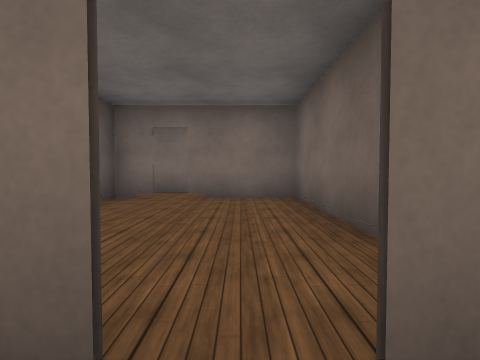
[1] (above)

22 first-person views from a walk through a 3-D level made in the Unity game engine. The camera is 1.2 m above the floor, tilts 2° down and sees 80° across. Doors are open. The floor is counted in squares, 2 m on a side. Each view is taken from the middle of a square. On the plan, view 1 faces up. The plan holds only what a view shows up to about 9 squares ahead; the rest is blank. The place goes on beyond the plan. Surface patterns are stand-ins for the level's own textures.

[2]
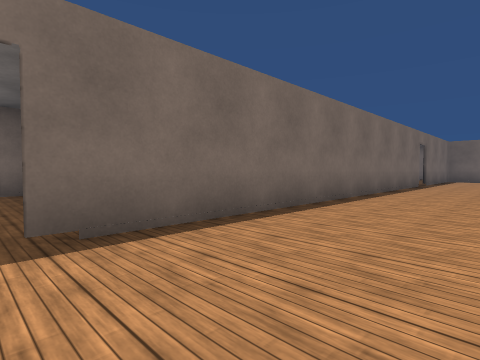

[3]
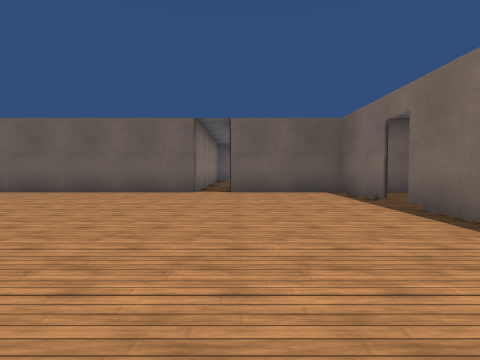

[4]
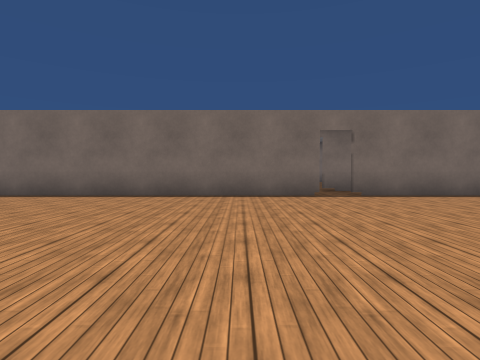

[5]
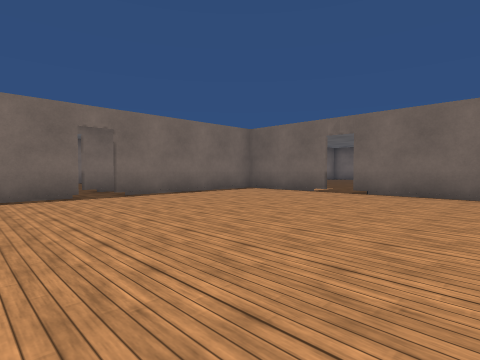

[6]
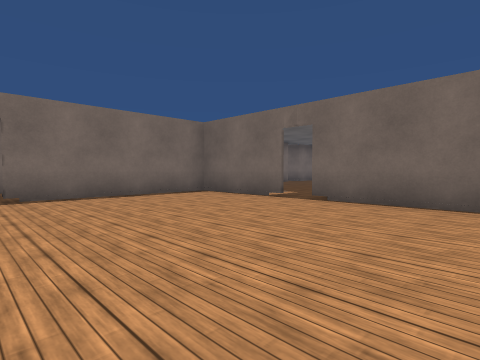

[7]
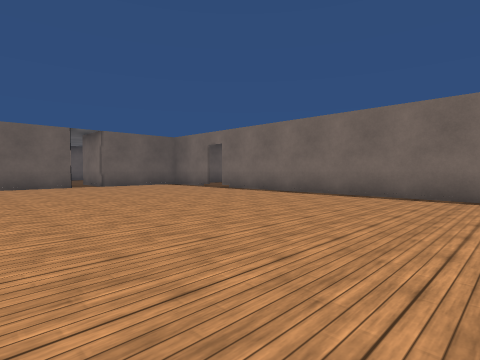

[8]
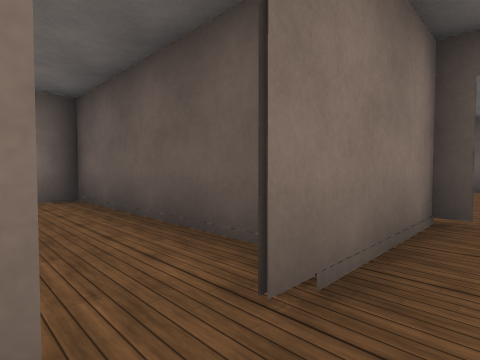

[9]
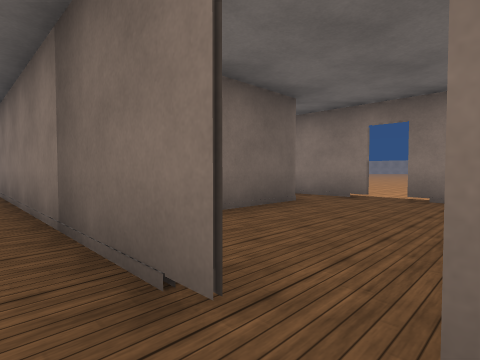

[10]
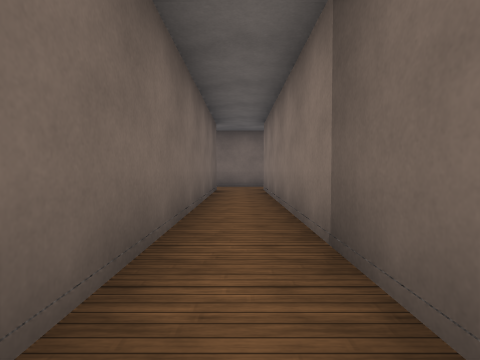

[11]
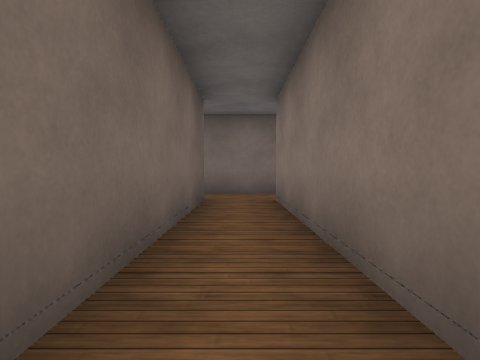

[12]
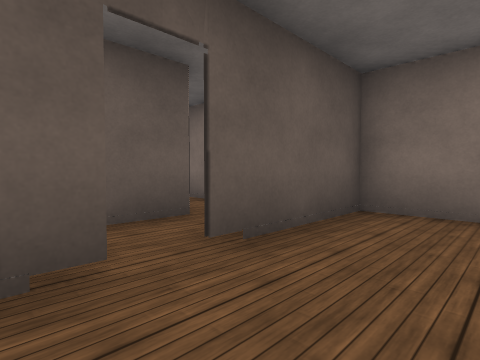

[13]
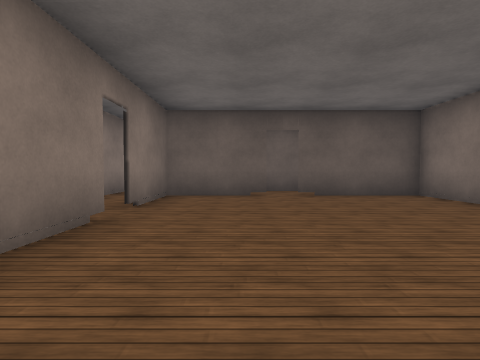

[14]
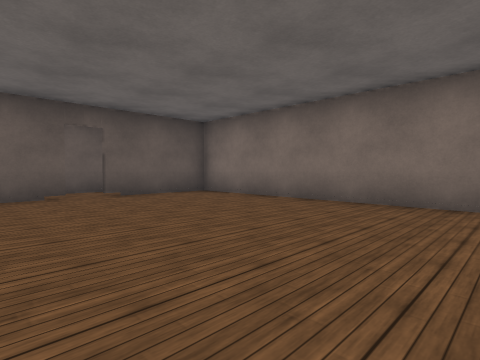

[15]
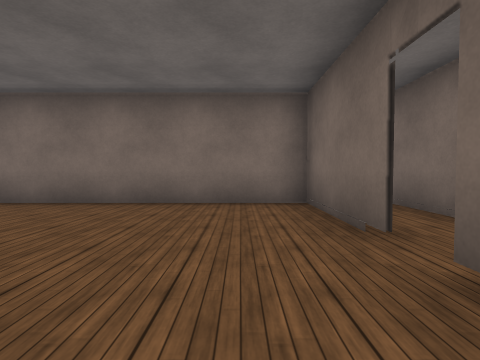

[16]
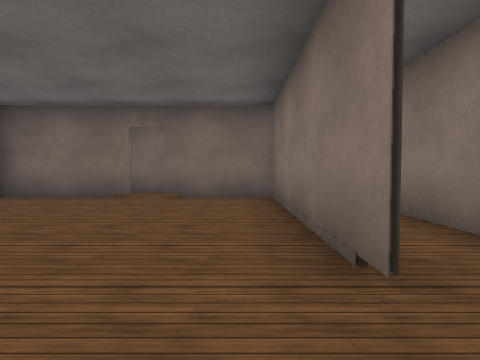

[17]
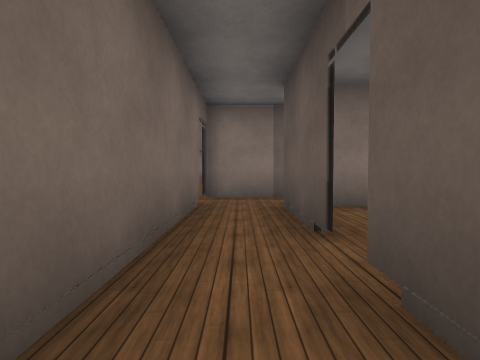

[18]
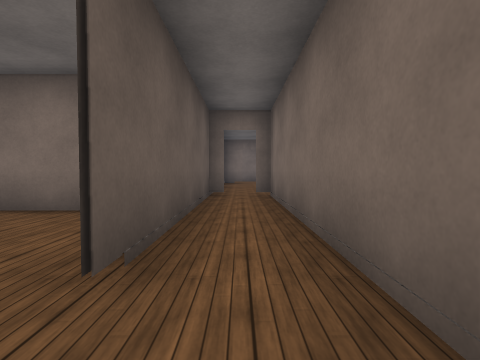

[19]
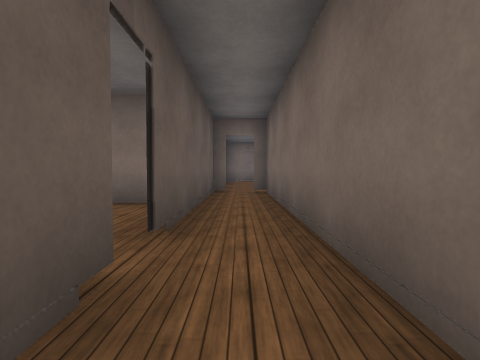

[20]
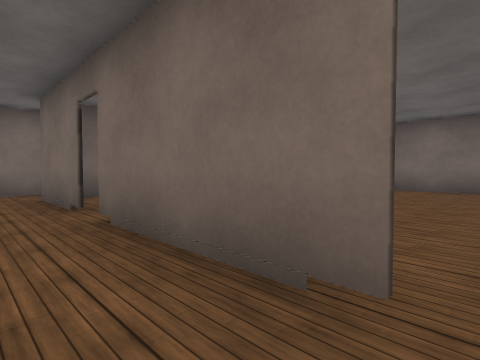

[21]
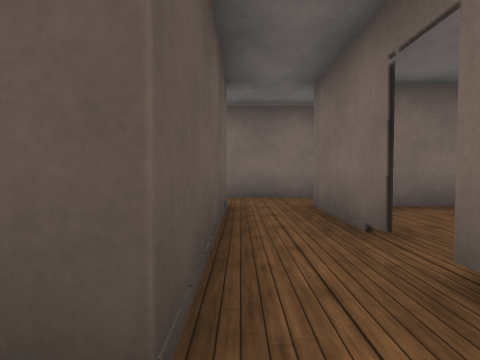

[22]
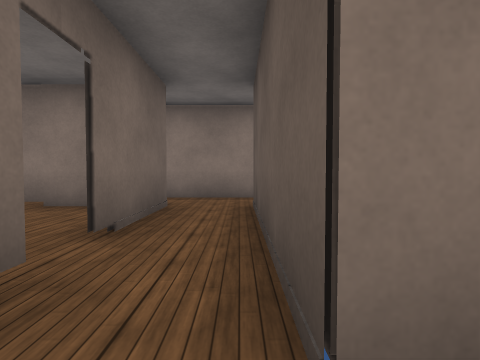

### Floor plan
Points are (right, up) in squares from view 1. A wall is a line through its corners. A room is listed if a view was taken in it or the views show most of it. See-through windows are left out.
Room 1 (views 1, 2, 3, 4, 5, 6, 7)
walls: (11.9, 0.7) (0.4, 0.7); (-0.4, 0.7) (-2.8, 0.7); (-2.7, -3.2) (-2.7, -6.5); (17.2, -2.2) (17.2, 0.8); (-2.7, 1) (-2.7, -2.2); (17.2, -5.6) (17.2, -2.9); (17.2, 0.7) (12.6, 0.7)
ways out: open door at (12.3, 1.3) to room 3; open door at (0, 1) to room 6; open door at (-3, -3); open door at (17, -2.5)
Room 2 (views 8, 9, 10, 11, 21, 22)
walls: (-1.1, 6.3) (7.8, 6.3); (9.2, 6.4) (9.2, 8.6); (9.2, 9.4) (9.2, 11.9); (7.8, 11.8) (7.8, 7.7) (-2.4, 7.7); (-4.7, 6.8) (-4.7, 6.3) (-1.9, 6.3)
ways out: opening at (8, 6) to room 5; open door at (-1.5, 6) to room 6; opening at (8, 11); open door at (-5, 7); open door at (9, 9)
Room 3 (views 12, 13, 14, 15, 16)
walls: (12.4, 2.3) (17.2, 2.3) (17.2, 4.6); (9.3, 4.8) (9.3, 2.3) (11.6, 2.3); (17.2, 5.4) (17.2, 8.2) (9.3, 8.2) (9.3, 5.4)
ways out: open door at (12.3, 1.3) to room 1; open door at (17, 5) to room 4; open door at (9, 5) to room 5
Room 4 (views 17, 18, 19)
walls: (17.3, 4.6) (17.3, 2.2); (18.7, 1.9) (18.7, 10.8); (17.3, 10.8) (17.3, 5.4); (17.2, 0.8) (18.7, 0.8)
ways out: open door at (17, 5) to room 3; open door at (18, 11); open door at (19, 1.5)
Room 5 (view 20)
walls: (7.6, 0.8) (9.6, 0.8); (9.2, 2.1) (9.2, 4.6); (7.8, 6.3) (7.8, 2.4); (9.2, 5.4) (9.2, 6.4)
ways out: opening at (8, 6) to room 2; open door at (9, 5) to room 3
Room 6 (no view inside)
walls: (-1.7, 6.2) (-2.7, 6.2) (-2.7, 1); (1.2, 2.1) (1.2, 6.2) (-1.1, 6.2); (0.2, 0.8) (2.2, 0.8); (-2.8, 0.8) (-0.4, 0.8)
ways out: open door at (0, 1) to room 1; open door at (-1.5, 6) to room 2

Where each view was taken, in squares from view 1:
view 1: 0 up, 0 right, facing up
view 2: 2 down, 0 right, facing up-right
view 3: 2 down, 5 right, facing left
view 4: 6 down, 10 right, facing up
view 5: 6 down, 10 right, facing up-right
view 6: 6 down, 12 right, facing up-right
view 7: 6 down, 8 right, facing up-left
view 8: 7 up, 1 left, facing down-left
view 9: 7 up, 2 left, facing down-right
view 10: 7 up, 1 left, facing right
view 11: 7 up, 2 right, facing right
view 12: 4 up, 11 right, facing up-left
view 13: 4 up, 16 right, facing left
view 14: 3 up, 16 right, facing up-left
view 15: 3 up, 16 right, facing up
view 16: 3 up, 11 right, facing right
view 17: 7 up, 18 right, facing down
view 18: 4 up, 18 right, facing up
view 19: 3 up, 18 right, facing up
view 20: 5 up, 8 right, facing up-right
view 21: 7 up, 8 right, facing up
view 22: 7 up, 8 right, facing down
